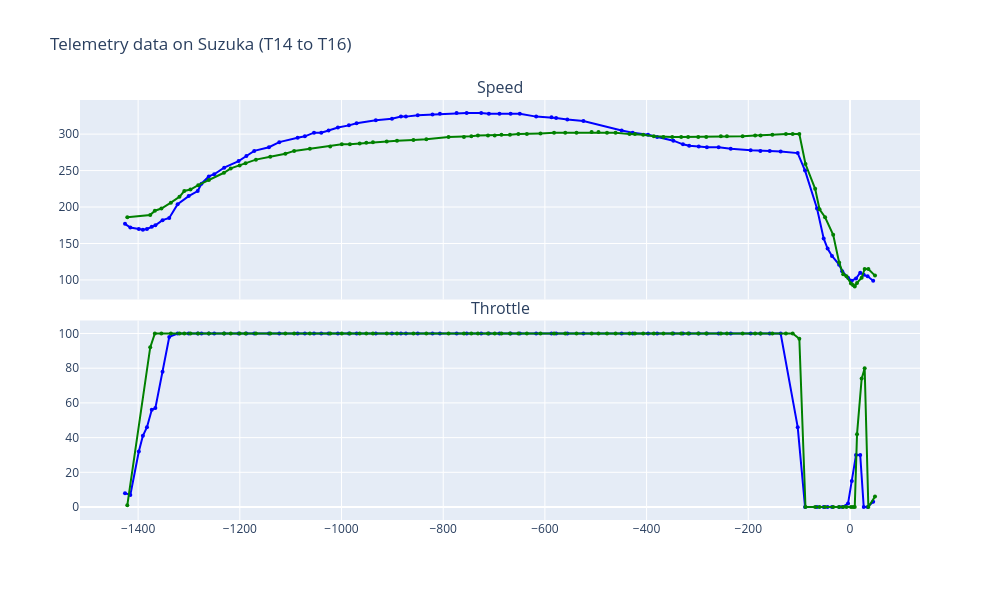

Notebook source saved alongside this figure:
### Code cell
fig = make_subplots(
    rows=2,
    cols=1,
    shared_xaxes=True,
    vertical_spacing=0.05,
    subplot_titles=["Speed", "Throttle"],
    # title="Telemetry data on the Shanghai straight",
)
plot_df = df2[(df2['distance_m']>_start_2026) & (df2['distance_m']<_end_2026 + 100)]
plot_df['distance_plt'] = plot_df['distance_m'] - _end_2026
fig.add_trace(
    go.Scatter(
        x=plot_df['distance_plt'].values,
        y=plot_df['speed'].values,
        name='Speed - 2026',
        line=dict(color='blue'),
        marker=dict(size=4),
        mode='lines+markers',
    ),
    row=1, col=1,
)
fig.add_trace(
    go.Scatter(
        x=plot_df['distance_plt'].values,
        y=plot_df['throttle'].values,
        name='Throttle - 2026',
        line=dict(color='blue'),
        marker=dict(size=4),
        mode='lines+markers',
    ),
    row=2, col=1,
)
plot_df = df4[(df4['distance_m']>_start_2025) & (df4['distance_m']<_end_2025 + 100)]
plot_df['distance_plt'] = plot_df['distance_m'] - _end_2025
fig.add_trace(
    go.Scatter(
        x=plot_df['distance_plt'].values,
        y=plot_df['speed'].values,
        name='Speed - 2025',
        line=dict(color='green'),
        marker=dict(size=4),
        mode='lines+markers',
    ),
    row=1, col=1,
)
fig.add_trace(
    go.Scatter(
        x=plot_df['distance_plt'].values,
        y=plot_df['throttle'].values,
        name='Throttle - 2025',
        line=dict(color='green'),
        marker=dict(size=4),
        mode='lines+markers',
    ),
    row=2, col=1,
)
fig.update_layout(
    title="Telemetry data on Suzuka (T14 to T16)",
    height=600,
    width=1000,
    hovermode="x unified",
    showlegend=False,
    legend=dict(orientation="h", yanchor="bottom", y=1.02, xanchor="right", x=1),
)
fig.update_xaxes(
    showspikes=True,
    spikemode="across",
    spikedash="solid",
    spikecolor="rgba(128, 128, 128, 0.5)",
    spikethickness=1,
    # title="Distance to apex (m)"
)

### Figure 1 — Plotly figure (JSON) as saved in the notebook; plotly's stock layout.template omitted (floating-point values rounded to 4 significant figures)
{"data": [{"line": {"color": "blue"}, "marker": {"size": 4}, "mode": "lines+markers", "name": "Speed - 2026", "type": "scatter", "x": [-1426.0, -1415.0, -1399.0, -1391.0, -1383.0, -1373.0, -1366.0, -1352.0, -1339.0, -1322.0, -1301.0, -1283.0, -1275.0, -1261.0, -1250.0, -1231.0, -1202.0, -1187.0, -1172.0, -1143.0, -1122.0, -1086.0, -1072.0, -1054.0, -1040.0, -1025.0, -1007.0, -985.4, -970.3, -932.6, -900.8, -883.1, -873.3, -850.1, -821.0, -806.5, -773.7, -753.9, -725.3, -710.2, -689.2, -667.4, -649.3, -617.2, -587.0, -578.0, -555.9, -524.3, -449.1, -427.2, -397.1, -379.3, -347.3, -328.6, -316.3, -297.4, -281.5, -258.3, -234.4, -195.3, -176.2, -157.8, -136.3, -102.8, -88.36, -64.8, -51.74, -44.05, -35.42, -21.38, -15.3, -3.819, 3.616, 11.88, 20.14, 27.03, 34.66, 45.64], "xaxis": "x", "y": [177.0, 172.0, 170.0, 169.0, 170.0, 173.0, 175.0, 182.0, 185.0, 204.0, 215.0, 222.0, 232.0, 242.0, 245.0, 254.0, 263.0, 270.0, 277.0, 282.0, 289.0, 295.0, 297.0, 302.0, 302.0, 305.0, 309.0, 312.0, 315.0, 319.0, 321.0, 324.0, 324.0, 326.0, 327.0, 328.0, 329.0, 329.0, 329.0, 328.0, 328.0, 328.0, 328.0, 324.0, 323.0, 322.0, 320.0, 318.0, 305.0, 302.0, 299.0, 296.0, 291.0, 286.0, 284.0, 283.0, 282.0, 282.0, 280.0, 278.0, 277.0, 277.0, 276.0, 274.0, 250.0, 198.0, 157.0, 143.0, 133.0, 121.0, 112.0, 103.0, 99.0, 102.0, 110.0, 107.0, 105.0, 99.0], "yaxis": "y"}, {"line": {"color": "blue"}, "marker": {"size": 4}, "mode": "lines+markers", "name": "Throttle - 2026", "type": "scatter", "x": [-1426.0, -1415.0, -1399.0, -1391.0, -1383.0, -1373.0, -1366.0, -1352.0, -1339.0, -1322.0, -1301.0, -1283.0, -1275.0, -1261.0, -1250.0, -1231.0, -1202.0, -1187.0, -1172.0, -1143.0, -1122.0, -1086.0, -1072.0, -1054.0, -1040.0, -1025.0, -1007.0, -985.4, -970.3, -932.6, -900.8, -883.1, -873.3, -850.1, -821.0, -806.5, -773.7, -753.9, -725.3, -710.2, -689.2, -667.4, -649.3, -617.2, -587.0, -578.0, -555.9, -524.3, -449.1, -427.2, -397.1, -379.3, -347.3, -328.6, -316.3, -297.4, -281.5, -258.3, -234.4, -195.3, -176.2, -157.8, -136.3, -102.8, -88.36, -64.8, -51.74, -44.05, -35.42, -21.38, -15.3, -3.819, 3.616, 11.88, 20.14, 27.03, 34.66, 45.64], "xaxis": "x2", "y": [8.0, 7.0, 32.0, 41.0, 46.0, 56.0, 57.0, 78.0, 98.0, 100.0, 100.0, 100.0, 100.0, 100.0, 100.0, 100.0, 100.0, 100.0, 100.0, 100.0, 100.0, 100.0, 100.0, 100.0, 100.0, 100.0, 100.0, 100.0, 100.0, 100.0, 100.0, 100.0, 100.0, 100.0, 100.0, 100.0, 100.0, 100.0, 100.0, 100.0, 100.0, 100.0, 100.0, 100.0, 100.0, 100.0, 100.0, 100.0, 100.0, 100.0, 100.0, 100.0, 100.0, 100.0, 100.0, 100.0, 100.0, 100.0, 100.0, 100.0, 100.0, 100.0, 100.0, 46.0, 0.0, 0.0, 0.0, 0.0, 0.0, 0.0, 0.0, 2.0, 15.0, 30.0, 30.0, 0.0, 0.0, 3.0], "yaxis": "y2"}, {"line": {"color": "green"}, "marker": {"size": 4}, "mode": "lines+markers", "name": "Speed - 2025", "type": "scatter", "x": [-1421.0, -1376.0, -1367.0, -1354.0, -1336.0, -1319.0, -1309.0, -1297.0, -1282.0, -1261.0, -1231.0, -1218.0, -1200.0, -1189.0, -1168.0, -1140.0, -1110.0, -1093.0, -1062.0, -1022.0, -999.5, -983.6, -964.3, -951.3, -938.2, -911.1, -890.9, -858.6, -833.2, -789.4, -759.3, -744.7, -731.7, -712.0, -698.7, -685.5, -668.8, -652.1, -635.5, -608.7, -582.0, -560.0, -537.8, -508.1, -494.6, -477.9, -461.0, -433.7, -422.9, -406.7, -385.8, -366.8, -349.6, -332.0, -318.4, -298.4, -282.7, -254.0, -242.0, -211.1, -186.5, -175.8, -152.6, -126.0, -112.7, -99.61, -87.51, -68.48, -59.88, -48.96, -33.04, -21.34, -13.3, -6.963, 1.999, 5.971, 9.404, 13.85, 22.99, 28.9, 36.14, 49.22], "xaxis": "x", "y": [186.0, 189.0, 195.0, 198.0, 206.0, 214.0, 222.0, 224.0, 230.0, 237.0, 247.0, 253.0, 257.0, 260.0, 265.0, 269.0, 273.0, 277.0, 280.0, 283.0, 286.0, 286.0, 287.0, 288.0, 289.0, 290.0, 291.0, 292.0, 293.0, 296.0, 296.0, 297.0, 298.0, 298.0, 298.0, 299.0, 299.0, 300.0, 300.0, 301.0, 302.0, 302.0, 302.0, 303.0, 303.0, 302.0, 302.0, 300.0, 300.0, 299.0, 297.0, 296.0, 296.0, 296.0, 296.0, 296.0, 296.0, 297.0, 297.0, 297.0, 298.0, 298.0, 299.0, 300.0, 300.0, 300.0, 259.0, 225.0, 197.0, 186.0, 162.0, 124.0, 108.0, 105.0, 95.0, 93.0, 91.0, 96.0, 103.0, 115.0, 115.0, 106.0], "yaxis": "y"}, {"line": {"color": "green"}, "marker": {"size": 4}, "mode": "lines+markers", "name": "Throttle - 2025", "type": "scatter", "x": [-1421.0, -1376.0, -1367.0, -1354.0, -1336.0, -1319.0, -1309.0, -1297.0, -1282.0, -1261.0, -1231.0, -1218.0, -1200.0, -1189.0, -1168.0, -1140.0, -1110.0, -1093.0, -1062.0, -1022.0, -999.5, -983.6, -964.3, -951.3, -938.2, -911.1, -890.9, -858.6, -833.2, -789.4, -759.3, -744.7, -731.7, -712.0, -698.7, -685.5, -668.8, -652.1, -635.5, -608.7, -582.0, -560.0, -537.8, -508.1, -494.6, -477.9, -461.0, -433.7, -422.9, -406.7, -385.8, -366.8, -349.6, -332.0, -318.4, -298.4, -282.7, -254.0, -242.0, -211.1, -186.5, -175.8, -152.6, -126.0, -112.7, -99.61, -87.51, -68.48, -59.88, -48.96, -33.04, -21.34, -13.3, -6.963, 1.999, 5.971, 9.404, 13.85, 22.99, 28.9, 36.14, 49.22], "xaxis": "x2", "y": [1.0, 92.0, 100.0, 100.0, 100.0, 100.0, 100.0, 100.0, 100.0, 100.0, 100.0, 100.0, 100.0, 100.0, 100.0, 100.0, 100.0, 100.0, 100.0, 100.0, 100.0, 100.0, 100.0, 100.0, 100.0, 100.0, 100.0, 100.0, 100.0, 100.0, 100.0, 100.0, 100.0, 100.0, 100.0, 100.0, 100.0, 100.0, 100.0, 100.0, 100.0, 100.0, 100.0, 100.0, 100.0, 100.0, 100.0, 100.0, 100.0, 100.0, 100.0, 100.0, 100.0, 100.0, 100.0, 100.0, 100.0, 100.0, 100.0, 100.0, 100.0, 100.0, 100.0, 100.0, 100.0, 97.0, 0.0, 0.0, 0.0, 0.0, 0.0, 0.0, 0.0, 0.0, 0.0, 0.0, 0.0, 42.0, 74.0, 80.0, 0.0, 6.0], "yaxis": "y2"}], "layout": {"annotations": [{"font": {"size": 16}, "showarrow": false, "text": "Speed", "x": 0.5, "xanchor": "center", "xref": "paper", "y": 1, "yanchor": "bottom", "yref": "paper"}, {"font": {"size": 16}, "showarrow": false, "text": "Throttle", "x": 0.5, "xanchor": "center", "xref": "paper", "y": 0.475, "yanchor": "bottom", "yref": "paper"}], "height": 600, "hovermode": "x unified", "legend": {"orientation": "h", "x": 1, "xanchor": "right", "y": 1.02, "yanchor": "bottom"}, "showlegend": false, "title": {"text": "Telemetry data on Suzuka (T14 to T16)"}, "width": 1000, "xaxis": {"anchor": "y", "domain": [0, 1], "matches": "x2", "showspikes": true, "showticklabels": false, "spikecolor": "rgba(128, 128, 128, 0.5)", "spikedash": "solid", "spikemode": "across", "spikethickness": 1}, "xaxis2": {"anchor": "y2", "domain": [0, 1], "showspikes": true, "spikecolor": "rgba(128, 128, 128, 0.5)", "spikedash": "solid", "spikemode": "across", "spikethickness": 1}, "yaxis": {"anchor": "x", "domain": [0.525, 1]}, "yaxis2": {"anchor": "x2", "domain": [0, 0.475]}}}
